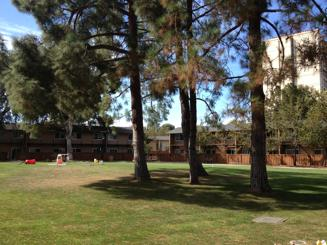
//> input picture DisplayTwoImageInOneWindow/yard1.jpg, 327 x 245 px, given in place of the camera
$ ./VideoMosaic_Homography   (built with g++ and OpenCV 4, older OpenCV classes emulated)
//> lines starting //> are read from the running program, lines starting //| are printed output that depends on the picture
#include "opencv2/core/core.hpp"
#include "opencv2/highgui/highgui.hpp"
#include "opencv2/imgproc/imgproc.hpp"
# include "opencv2/features2d/features2d.hpp"
#include"opencv2/nonfree/nonfree.hpp"
#include"opencv2/calib3d/calib3d.hpp"
#include<iostream>

using namespace cv;
using namespace std;

int main()
{
	VideoCapture cap1(0);
	VideoCapture cap2(1);

	double rate = 60;
	int delay = 1000 / rate;
	bool stop(false);
	Mat img1;
	Mat img2;
	Mat result;
	int d = 200;//渐入渐出融合宽度
	Mat homography;
	int k = 0;

	namedWindow("cam1", CV_WINDOW_AUTOSIZE);
	namedWindow("cam2", CV_WINDOW_AUTOSIZE);
	namedWindow("stitch", CV_WINDOW_AUTOSIZE);

	if (cap1.isOpened() && cap2.isOpened())
	{
		cout << "*** ***" << endl;
		cout << "摄像头已启动！" << endl;
	}
	else
	{
		cout << "*** ***" << endl;
		cout << "警告：请检查摄像头是否安装好!" << endl;
		cout << "程序结束！" << endl << "*** ***" << endl;
		return -1;
	}

	cap1.set(CV_CAP_PROP_FOCUS, 0);
	cap2.set(CV_CAP_PROP_FOCUS, 0);

	while (!stop)
	{
		if (cap1.read(img1) && cap2.read(img2))
//> img1 is the input picture: 245 rows x 327 cols, CV_8UC3; mean B, G, R 70.8, 89.6, 91
		{
			imshow("cam1", img1);
			imshow("cam2", img2);

			//彩色帧转灰度
			//cvtColor(img1, img1, CV_RGB2GRAY);
			//cvtColor(img2, img2, CV_RGB2GRAY);

			//计算单应矩阵
			if (k < 1 || waitKey(delay) == 13)
			{
				cout << "正在匹配..." << endl;
				////////////////////////////////
				vector<KeyPoint> keypoints1, keypoints2;
				//构造检测器
				//Ptr<FeatureDetector> detector = new ORB(120);
				Ptr<FeatureDetector> detector = new SIFT(80);
				detector->detect(img1, keypoints1);
//> keypoints1 = 80 keypoints; strongest (x, y, size): (59, 155, 1.9), (145, 124, 3.6), (175, 118, 11.8), (86, 123, 2.3)
				detector->detect(img2, keypoints2);
//> keypoints2 has the same summary as keypoints1
				//构造描述子提取器
				Ptr<DescriptorExtractor> descriptor = detector;
				//提取描述子
				Mat descriptors1, descriptors2;

				descriptor->compute(img1, keypoints1, descriptors1);
				descriptor->compute(img2, keypoints2, descriptors2);
				//构造匹配器
				BFMatcher matcher(NORM_L2, true);
				//匹配描述子
				vector<DMatch> matches;
				matcher.match(descriptors1, descriptors2, matches);
//> matches = 80 matches

				vector<Point2f> selPoints1, selPoints2;
				vector<int> pointIndexes1, pointIndexes2;
				for (vector<DMatch>::const_iterator it = matches.begin(); it != matches.end(); ++it)
				{
					selPoints1.push_back(keypoints1.at(it->queryIdx).pt);
					selPoints2.push_back(keypoints2.at(it->trainIdx).pt);
				}
//> this loop made 80 passes
//> after the loop, selPoints1 = 80 Points (x, y), first 12: [238.8, 76.93], [237.9, 28.91], [233.8, 28.28], [226, 120.7], [204.8, 124.3], [204.8, 124.3], [204.1, 164.9], [204.1, 164.9], [204, 164.9], [201.3, 110.7], [198.1, 102.2], [198.1, 122.8]; selPoints2 has the same summary as selPoints1

				vector<uchar> inliers(selPoints1.size(), 0);
				homography = findHomography(selPoints1, selPoints2, inliers, CV_FM_RANSAC, 1.0);
//> homography = [[1, -4.44e-16, 7.32e-15], [3.8e-17, 1, -6.91e-15], [1.24e-18, -1.26e-18, 1]]; inliers = 80 values from 1 to 1

				//根据RANSAC重新筛选匹配
				vector<DMatch> outMatches;
				vector<uchar>::const_iterator itIn = inliers.begin();
				vector<DMatch>::const_iterator itM = matches.begin();
				for (; itIn != inliers.end(); ++itIn, ++itM)
				{
					if (*itIn)
					{
						outMatches.push_back(*itM);
					}

				}
				k++;

				//画出匹配结果
				//Mat matchImage;
				//drawMatches(img1, keypoints1, img2, keypoints2, outMatches, matchImage, 255, 255);
				//imshow("match", matchImage);
				///////////////////////////////////////////////////////////////////////

			}
			//拼接
			double t = getTickCount();
			warpPerspective(img1, result, homography, Size(2 * img1.cols-200, img1.rows));//列裁剪，200可调
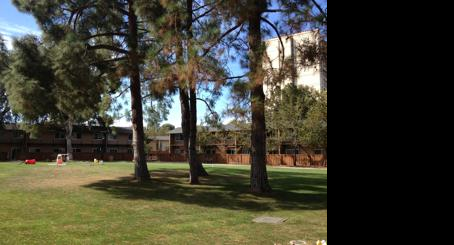
//> result: 245 rows x 454 cols, CV_8UC3; mean B, G, R 51, 64.5, 65.6
			//Mat half(result, Rect(0, 0, img2.cols, img2.rows));
			//img2.copyTo(half);

			Mat half(result, Rect(0, 0, img2.cols - d, img2.rows));
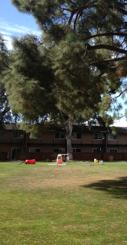
//> half: 245 rows x 127 cols, CV_8UC3; mean B, G, R 65.3, 88.5, 88.7
			img2(Range::all(), Range(0, img2.cols - d)).copyTo(half);
			for (int i = 0; i < d; i++)
			{
				result.col(img2.cols - d + i) = (d - i) / (float)d*img2.col(img2.cols - d + i) + i / (float)d*result.col(img2.cols - d + i);
			}
			//Mat crop(result,Rect(0,0,result.cols,result.rows-100));//行裁剪
			//Mat roi(result, Rect(img1.cols-50, 0, 100, img1.rows));
			//GaussianBlur(roi, roi, Size(5, 5), 0);//不行，缝不止竖直方向有，位置不定

			imshow("stitch", result);
			t = ((double)getTickCount() - t) / getTickFrequency();
			//cout << t << endl;

		}
		else
		{
			cout << "----------------------" << endl;
			cout << "waitting..." << endl;
		}

		if (waitKey(1) == 27)
//> the Esc key is pressed
		{
			stop = true;
			cout << "程序结束！" << endl;
			cout << "*** ***" << endl;
		}
	}
	return 0;
}

$ run again, on DisplayTwoImageInOneWindow/yard2.jpg
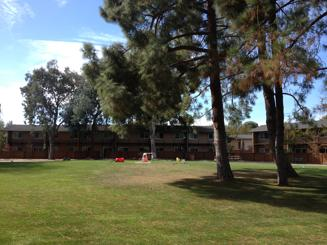
//> input picture DisplayTwoImageInOneWindow/yard2.jpg, 327 x 245 px, given in place of the camera
//> img1 is the input picture: 245 rows x 327 cols, CV_8UC3; mean B, G, R 82.4, 97.8, 94.1
//> keypoints1 = 80 keypoints; strongest (x, y, size): (168, 123, 2.4), (58, 123, 2.4), (226, 123, 3.5), (258, 115, 13)
//> keypoints2 has the same summary as keypoints1
//> matches = 80 matches
//> the loop `for (vector<DMatch>::const_iterator it = matches.begin(); it != matche..` made 80 passes
//> after the loop `for (vector<DMatch>::const_iterator it = matches.begin(); it != matche..`: selPoints1 = 80 Points (x, y), first 12: [236.5, 100.2], [133.8, 119.9], [168.2, 123.2], [168.2, 123.2], [192.3, 95.2], [196.7, 92.89], [199.6, 109.2], [199.6, 109.2], [200, 106], [203, 53.51], [203, 53.51], [203.4, 121.5]; selPoints2 has the same summary as selPoints1
//> homography = [[1, 1.13e-16, -1.12e-13], [1.49e-16, 1, -7.73e-14], [1.38e-18, 2.01e-19, 1]]; inliers = 80 values from 1 to 1
//> the loop `for (; itIn != inliers.end(); ++itIn, ++itM)` made 80 passes
//> `warpPerspective(img1, result, homography, Size(2 * img1.cols-200, img1..`:
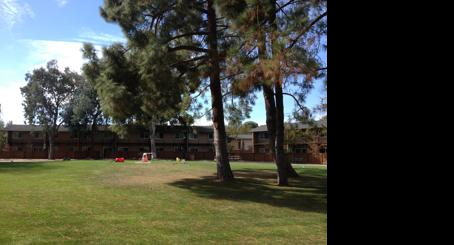
//> result: 245 rows x 454 cols, CV_8UC3; mean B, G, R 59.4, 70.4, 67.8
//> `Mat half(result, Rect(0, 0, img2.cols - d, img2.rows));`:
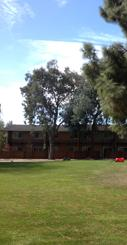
//> half: 245 rows x 127 cols, CV_8UC3; mean B, G, R 113.3, 129.3, 120.2
